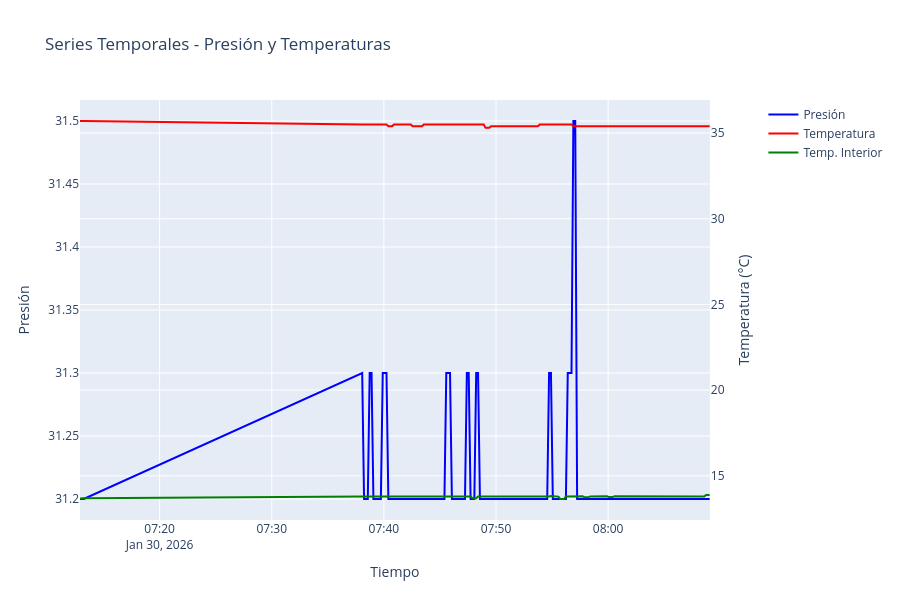

Notebook code cell kept with this figure:
### Markdown cell above
## Plotly - Ejes duales

### Code cell
# Crear figura con eje Y secundario
fig = make_subplots(specs=[[{"secondary_y": True}]])

# Presión en el eje Y primario
fig.add_trace(
    go.Scatter(x=df.index, y=df['Presion'], name='Presión', line=dict(color='blue', width=2)),
    secondary_y=False
)

# Temperaturas en el eje Y secundario
fig.add_trace(
    go.Scatter(x=df.index, y=df['Temperatura'], name='Temperatura', line=dict(color='red', width=2)),
    secondary_y=True
)

fig.add_trace(
    go.Scatter(x=df.index, y=df['TemperaturaInterior'], name='Temp. Interior', line=dict(color='green', width=2)),
    secondary_y=True
)

# Configurar títulos de ejes
fig.update_xaxes(title_text="Tiempo")
fig.update_yaxes(title_text="Presión", secondary_y=False)
fig.update_yaxes(title_text="Temperatura (°C)", secondary_y=True)

fig.update_layout(
    title='Series Temporales - Presión y Temperaturas',
    hovermode='x unified',
    height=600
)

fig.show()

### Figure 1 — Plotly figure (JSON) as saved in the notebook; plotly's stock layout.template omitted (floating-point values rounded to 4 significant figures; data arrays with more than 128 entries replaced by an {"elided": "..."} marker saying what was removed)
{"data": [{"line": {"color": "blue", "width": 2}, "name": "Presión", "type": "scatter", "x": {"elided": "190 str values"}, "xaxis": "x", "y": {"elided": "190 float values"}, "yaxis": "y"}, {"line": {"color": "red", "width": 2}, "name": "Temperatura", "type": "scatter", "x": {"elided": "190 str values"}, "xaxis": "x", "y": {"elided": "190 float values"}, "yaxis": "y2"}, {"line": {"color": "green", "width": 2}, "name": "Temp. Interior", "type": "scatter", "x": {"elided": "190 str values"}, "xaxis": "x", "y": {"elided": "190 float values"}, "yaxis": "y2"}], "layout": {"height": 600, "hovermode": "x unified", "title": {"text": "Series Temporales - Presión y Temperaturas"}, "xaxis": {"anchor": "y", "domain": [0, 0.94], "title": {"text": "Tiempo"}}, "yaxis": {"anchor": "x", "domain": [0, 1], "title": {"text": "Presión"}}, "yaxis2": {"anchor": "x", "overlaying": "y", "side": "right", "title": {"text": "Temperatura (°C)"}}}}
